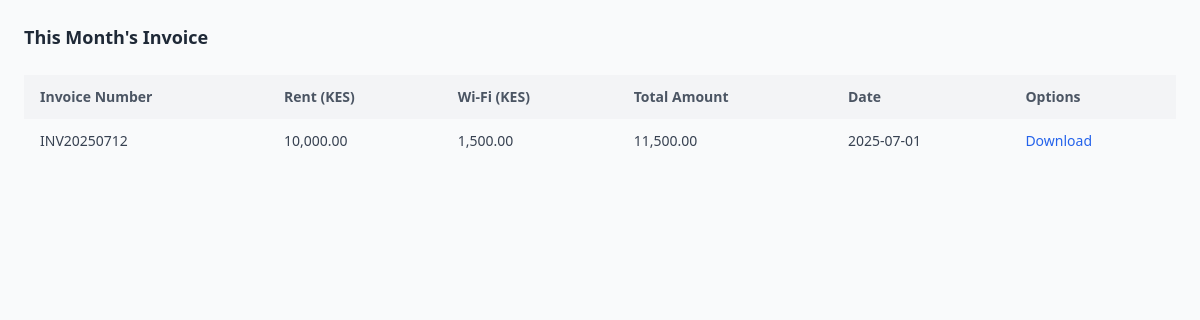
The page /Users/Invoices.php (signed in) on the database its author committed.
### tables this page shows
CREATE TABLE `users` (
  `id` int(11) NOT NULL,
  `name` varchar(255) DEFAULT NULL,
  `id_number` varchar(20) DEFAULT NULL,
  `phone` varchar(20) DEFAULT NULL,
  `email` varchar(255) DEFAULT NULL,
  `password` varchar(255) DEFAULT NULL,
  `unit` varchar(100) DEFAULT NULL,
  `property` varchar(100) DEFAULT NULL,
  `move_in_date` date DEFAULT NULL,
  `rent_amount` decimal(10,2) DEFAULT NULL,
  `security_deposit` decimal(10,2) DEFAULT NULL
);

CREATE TABLE `billing` (
  `id` int(11) NOT NULL,
  `property` varchar(255) NOT NULL,
  `wifi` decimal(10,2) NOT NULL,
  `water` decimal(10,2) NOT NULL,
  `electricity` decimal(10,2) NOT NULL
);

### Users/Invoices.php (the view, shortened to what this page needs)
<?php
$conn = new mysqli("localhost", "root", "", "Demo1");
$user_id = $_SESSION['user_id'];
$userStmt = $conn->prepare("SELECT name, phone, rent_amount, property FROM users WHERE id = ?");
$userStmt->bind_param("i", $user_id);
$userStmt->execute();
$userStmt->bind_result($name, $phone, $rentAmount, $property);
$billStmt = $conn->prepare("SELECT wifi FROM billing WHERE property = ?");
$billStmt->bind_param("s", $property);
$billStmt->execute();
$billStmt->bind_result($wifiAmount);
$totalAmount = $rentAmount + $wifiAmount;
$invoiceNumber = 'INV' . date('Ym') . $user_id;
$invoiceDate = date("Y-m-01");
?>
<!DOCTYPE html>
<html lang="en">
<head>
  <script src="https://cdn.tailwindcss.com"></script>
</head>
<body class="bg-gray-50 min-h-screen p-6 font-sans">
  <h1 class="text-[18px] font-semibold text-gray-800 mb-6">This Month's Invoice</h1>
  <div class="overflow-x-auto">
    <table class="min-w-full text-sm text-left">
      <thead>
        <tr class="text-gray-600 bg-gray-100">
          <th class="px-4 py-3">Invoice Number</th>
          <th class="px-4 py-3">Rent (KES)</th>
          <th class="px-4 py-3">Wi-Fi (KES)</th>
          <th class="px-4 py-3">Total Amount</th>
          <th class="px-4 py-3">Date</th>
          <th class="px-4 py-3">Options</th>
        </tr>
      </thead>
      <tbody class="text-gray-700">
        <tr>
          <td class="px-4 py-3"><?= $invoiceNumber ?></td>
          <td class="px-4 py-3"><?= number_format($rentAmount, 2) ?></td>
          <td class="px-4 py-3"><?= number_format($wifiAmount, 2) ?></td>
          <td class="px-4 py-3"><?= number_format($totalAmount, 2) ?></td>
          <td class="px-4 py-3"><?= $invoiceDate ?></td>
          <td class="px-4 py-3">
            <span
              onclick="generatePDF()"
              class="text-blue-600 hover:underline cursor-pointer"
            >
              Download
            </span>
          </td>
        </tr>
      </tbody>
    </table>
  </div>
</body>
</html>

### rows shown on the page
users: rent_amount "10,000.00", rent_amount.wifi "11,500.00"
billing: wifi "1,500.00"

### other values the page prints
$invoiceNumber "INV20250712"
$invoiceDate "2025-07-01"
